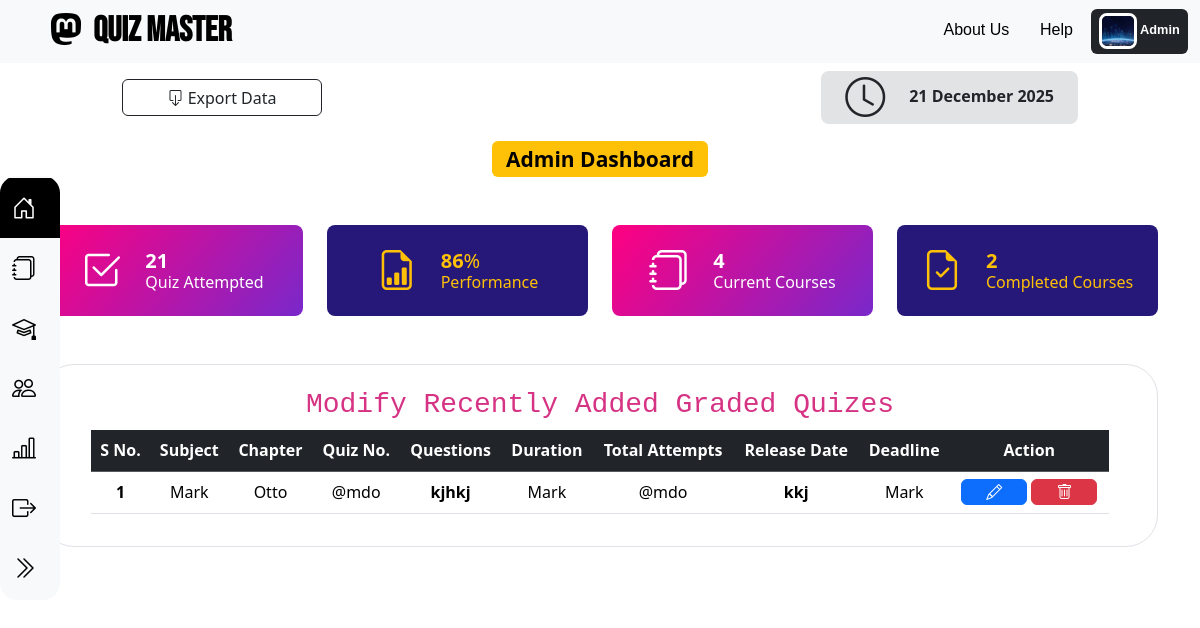
/admin_home, run on the app's committed database.
### application/models.py (models this page shows)
class User(db.Model):  # Student Model
    id = db.Column(db.Integer, primary_key=True)
    firstname = db.Column(db.String(), nullable=False)
    lastname = db.Column(db.String())
    dob = db.Column(db.Date(), nullable=False)
    gender = db.Column(db.String(), nullable=False)
    bloodgroup = db.Column(db.String(), nullable=False)
    qualification = db.Column(db.String(), nullable=False)
    email = db.Column(db.String(), unique=True, nullable=False)
    username = db.Column(db.String(), unique=True, nullable=False)
    password = db.Column(db.String(), nullable=False)
    profile_image = db.Column(db.String(), nullable=False)
    type = db.Column(db.String(), default="general")
    subjects = db.relationship('Subject', secondary=user_subject, backref='thatuser')
    scores = db.relationship("Score", backref="thatuser", cascade="all, delete-orphan")

### application/controllers.py (the view)
@app.route("/admin_home")
def admin_home():
    this_user = User.query.filter_by(type="admin").first()
    return render_template("admin/admin_home.html", this_user=this_user)

### templates/admin/admin_home.html (shortened to what this page needs)
{% extends 'base/admin_base.html' %}
{% block admin_content %}
<div class="px-4 text-center">
  <div class="mb-5">
    <h3 ><span class="badge text-bg-warning">Admin Dashboard</span></h3>
  </div>
    <div class="container my-5">
        <div class="row g-4">
          <div class="col-sm-6 col-xl-3">
            <div class="d-flex justify-content-center align-items-center p-4 user-summary1 bg-opacity-15 rounded-3">
              <span class="display-6 lh-1 text-white mb-0"><i class="bi bi-check2-square"></i></span>
              <div class="ms-4 h6 fw-normal mb-0">
                <div class="d-flex">
                  <h5 class="purecounter mb-0 fw-bold text-white" data-purecounter-start="0" data-purecounter-end="10" data-purecounter-delay="200" data-purecounter-duration="0">21</h5>
                </div>
                <p class="mb-0 text-white">Quiz Attempted</p>
              </div>
            </div>
          </div>
          <div class="col-sm-6 col-xl-3">
            <div class="d-flex justify-content-center align-items-center p-4 user-summary2 bg-opacity-10 rounded-3">
              <span class="display-6 lh-1 text-warning mb-0"><i class="bi bi-file-earmark-bar-graph"></i></span>
              <div class="ms-4 h6 fw-normal mb-0">
                <div class="d-flex">
                  <h5 class="purecounter mb-0 fw-bold text-warning" data-purecounter-start="0" data-purecounter-end="200" data-purecounter-delay="200" data-purecounter-duration="0">86</h5>
                  <span class="mb-0 h5 text-warning">%</span>
                </div>
                <p class="mb-0 text-warning">Performance</p>
              </div>
            </div>
          </div>
          <div class="col-sm-6 col-xl-3">
            <div class="d-flex justify-content-center align-items-center p-4 user-summary1 bg-opacity-10 rounded-3">
              <span class="display-6 lh-1 text-white mb-0"><i class="bi bi-journals"></i></i></span>
              <div class="ms-4 h6 fw-normal mb-0">
                <div class="d-flex">
                  <h5 class="purecounter mb-0 fw-bold text-white" data-purecounter-start="0" data-purecounter-end="6" data-purecounter-delay="300" data-purecounter-duration="0">4</h5>
                </div>
                <p class="mb-0 text-white">Current Courses</p>
              </div>
            </div>
          </div>
          <div class="col-sm-6 col-xl-3">
            <div class="d-flex justify-content-center align-items-center p-4 user-summary2 bg-opacity-10 rounded-3">
              <span class="display-6 lh-1 text-warning mb-0"><i class="bi bi-file-earmark-check"></i></span>
              <div class="ms-4 h6 fw-normal mb-0">
                <div class="d-flex">
                  <h5 class="purecounter mb-0 fw-bold text-warning" data-purecounter-start="0" data-purecounter-end="6" data-purecounter-delay="300" data-purecounter-duration="0">2</h5>
                </div>
                <p class="mb-0 text-warning">Completed Courses</p>
              </div>
            </div>
          </div>
        </div>
    </div>
    <div class="container my-5">
        <div class="position-relative px-5 py-3 text-center text-muted bg-body border border-dashed rounded-5">
            <div class="d-flex justify-content-center position-relative">
                <h2><code>Modify Recently Added Graded Quizes</code></h2>
            </div>
            <div>
                <table class="table table-hover">
                    <thead class="table-dark">
                    <tr>
                        <th scope="col">S No.</th>
                        <th scope="col">Subject</th>
                        <th scope="col">Chapter</th>
                        <th scope="col">Quiz No.</th>
                        <th scope="col">Questions</th>
                        <th scope="col">Duration</th>
                        <th scope="col">Total Attempts</th>
                        <th scope="col">Release Date</th>
                        <th scope="col">Deadline</th>
                        <th scope="col">Action</th>
                    </tr>
                    </thead>
                    <tbody class="table-group-divider">
                    <tr class="pt-5">
                        <th scope="row">1</th>
                        <td class="text-wrap">Mark</td>
                        <td class="text-wrap">Otto</td>
                        <td>@mdo</td>
                        <th>kjhkj</th>
                        <td>Mark</td>
                        <td>@mdo</td>
                        <th>kkj</th>
                        <td>Mark</td>
                        <td>
                            <a href="" class="btn btn-primary view-btn" type="button"><i class="bi bi-pencil"></i></a>
                            <a href="" class="btn btn-danger view-btn" type="button"><i class="bi bi-trash"></i></a>
                        </td>
                    </tr>
                    </tbody>
                </table>
            </div>
        </div><br>
    </div>
</div>
{% endblock %}

### templates/base/admin_base.html (shortened to what this page needs)
{% extends 'base/base.html' %}
{% block page_css %}
  <link rel="stylesheet" href="/static/admin.css">
{% endblock %}
{% block profile %}
<a href="/go_to_profile" type="button">
  <span class="badge text-bg-dark">
      <img src="/static/uploads/{{ this_user.profile_image }}" width="38px" height="36px" class="rounded-3 border border-3 border-white" alt="..."> {{ this_user.firstname }}
  </span>
</a>
{% endblock %}
{% block page_body %}
<div class="sidebar" id="sidebar">
    <a href="/admin_home" id="ahome">
      <i class="bi bi-house-door"></i>
    </a>
    <a href="/admin_subject" id="asub">
      <i class="bi bi-journals"></i>
    </a>
    <a href="/admin_instructor" id="ainstructor">
      <i class="bi bi-mortarboard"></i>
    </a>
    <a href="/admin_user" id="a_user">
        <i class="bi bi-people"></i>
      </a>
    <a href="/admin_summary" id="asummary">
      <i class="bi bi-bar-chart-line"></i>
    </a>
    <a href="/logout">
      <i class="bi bi-box-arrow-right"></i>
    </a>
    <a href="#" id="toggleSidebar">
      <i class="bi bi-chevron-double-right" id="toggleIcon"></i>
    </a>
  </div>
  <main class="position asbolute">
    <div class="px-4 text-center">
      <div class="d-flex align-items-center justify-content-between position-relative mb-3 mt-2" style="padding-inline: 98px;">
        <a class="btn btn-outline-dark" type="button" style="height: 37px; width:200px;">
            <i class="bi bi-box-arrow-down"></i> Export Data
        </a>
        <div class="d-flex justify-content-center align-items-center p-4 bg-secondary-subtle bg-opacity-15 rounded-3" style="height: 53px; width: auto;">
            <span class="display-6 lh-1 text-dark mb-0"><i class="bi bi-clock"></i></span>
            <div class="ms-4 h6 fw-normal mb-0">
                <div class="d-flex">
                    <h6 class="mb-0 fw-bold">21 December 2025</h6>
                </div>
            </div>
        </div>
      </div>
    </div>
    {% block admin_content %} {% endblock %}
  </main>
{% endblock %}

### static/base.css (style rules this page uses)
html, body { height: 100%; margin: 0; display: flex; flex-direction: column; }
main { flex-grow: 1; }

### static/admin.css (style rules this page uses)
.sidebar { width: 60px; height: 53vh; background: #f8f9fa; transition: width 0.3s ease-in-out; overflow: hidden; position: fixed; top: 0; left: 0; padding-top: 2px; border-radius: 17px; margin-top: 176px; z-index: 1000; }
.sidebar a { display: flex; align-items: center; text-decoration: none; color: black; padding: 12px; font-size: 16px; transition: background 0.3s; }
.sidebar a i { font-size: 24px; margin-right: 10px; }

### templates/admin/admin_home.html (style rules this page uses)
.user-summary1 { background-image: linear-gradient(310deg, #7928ca, #ff0080); }
.user-summary2 { background-color: #261878 !important; }
.view-btn { padding: 0px 24px; margin-top: -3px; }

### data on the page
User: profile_image (picture), firstname "Admin"
